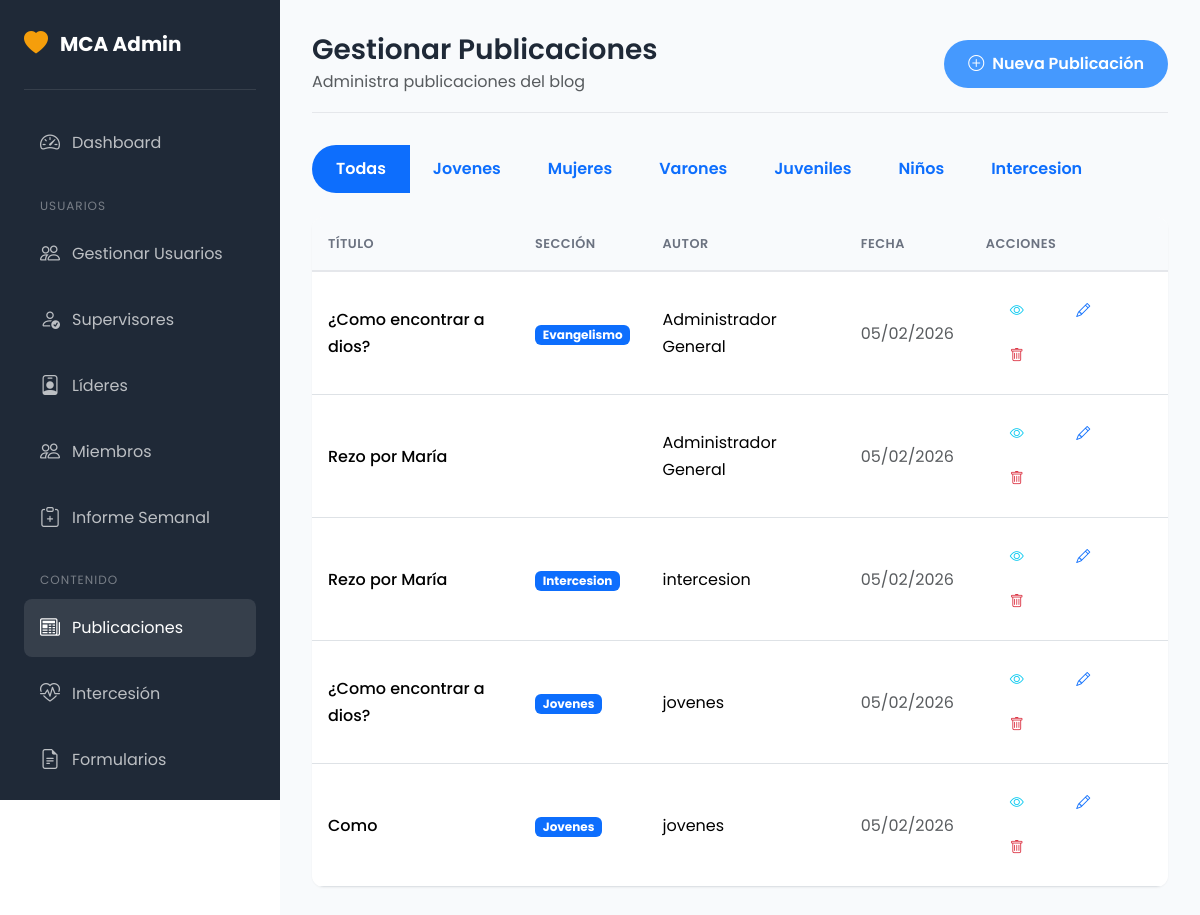
Page /admin/publicaciones.php (signed in) on the committed database.
### tables this page shows
CREATE TABLE `publicaciones` (
  `id` int(11) NOT NULL,
  `titulo` varchar(200) NOT NULL,
  `slug` varchar(200) NOT NULL,
  `contenido` text NOT NULL,
  `extracto` text DEFAULT NULL,
  `imagen` varchar(255) DEFAULT NULL,
  `seccion` enum('jovenes','mujeres','varones','juveniles','evangelismo','intercesion') NOT NULL,
  `autor_id` int(11) NOT NULL,
  `is_published` tinyint(1) NOT NULL DEFAULT 0,
  `published_at` timestamp NULL DEFAULT NULL,
  `created_at` timestamp NOT NULL DEFAULT current_timestamp(),
  `updated_at` timestamp NOT NULL DEFAULT current_timestamp() ON UPDATE current_timestamp(),
  `estado` varchar(20) DEFAULT 'publicado',
  `video_url` varchar(255) DEFAULT NULL,
  `vistas` int(11) DEFAULT 0
);

CREATE TABLE `users` (
  `id` int(11) NOT NULL,
  `username` varchar(50) NOT NULL,
  `email` varchar(100) NOT NULL,
  `password` varchar(255) NOT NULL,
  `full_name` varchar(100) NOT NULL,
  `phone` varchar(20) DEFAULT NULL,
  `role` enum('admin','supervisor','lider','admin_jovenes','admin_mujeres','admin_varones','admin_juveniles','admin_evangelismo','admin_intercesion','user') NOT NULL DEFAULT 'user',
  `is_active` tinyint(1) NOT NULL DEFAULT 1,
  `created_at` timestamp NOT NULL DEFAULT current_timestamp(),
  `updated_at` timestamp NOT NULL DEFAULT current_timestamp() ON UPDATE current_timestamp()
);

### includes/functions.php (called while the page is built, shortened)
<?php
function getCurrentUser() {
    if (isset($_SESSION['user_id'])) {
        try {
            $pdo = getConnection();
            $stmt = $pdo->prepare("SELECT * FROM users WHERE id = ? AND is_active = 1");
            $stmt->execute([$_SESSION['user_id']]);
            return $stmt->fetch();
        } catch (Exception $e) {
            return null;
        }
    }
    return null;
}
function sanitize($input) {
    return htmlspecialchars(trim($input), ENT_QUOTES, 'UTF-8');
}
function formatDate($date, $format = 'd/m/Y') {
    return date($format, strtotime($date));
}

### admin/publicaciones.php (the view, shortened to what this page needs)
<?php
require_once __DIR__ . '/../includes/functions.php';
$pdo = getConnection();
$user = getCurrentUser();
$allowedSections = [];
if ($user['role'] === 'admin') {
    $allowedSections = ['jovenes', 'mujeres', 'varones', 'juveniles', 'niños', 'intercesion'];
}
$seccionFilter = $_GET['seccion'] ?? '';
$sql = "SELECT p.*, u.full_name as autor_nombre FROM publicaciones p JOIN users u ON p.autor_id = u.id";
$params = [];
$sql .= " ORDER BY p.created_at DESC";
$stmt = $pdo->prepare($sql);
$stmt->execute($params);
$publicaciones = $stmt->fetchAll();
$pageTitle = 'Gestionar Publicaciones';
?>
<!DOCTYPE html>
<html lang="es">
<head>
    <link href="https://cdn.jsdelivr.net/npm/bootstrap@5.3.2/dist/css/bootstrap.min.css" rel="stylesheet">
    <link href="https://cdn.jsdelivr.net/npm/bootstrap-icons@1.11.1/font/bootstrap-icons.css" rel="stylesheet">
    <link href="<?= BASE_URL ?>/public/css/diseño.css" rel="stylesheet">
</head>
<body>
    <?php include __DIR__ . '/sidebar.php'; ?>
    <div class="admin-content">
        <div class="admin-header">
            <div>
                <h1><?= $pageTitle ?></h1>
                <p class="text-muted mb-0">Administra publicaciones del blog</p>
            </div>
            <button class="btn btn-primary" data-bs-toggle="modal" data-bs-target="#createModal">
                <i class="bi bi-plus-circle me-2"></i>Nueva Publicación
            </button>
        </div>
        <?php if ($user['role'] === 'admin'): ?>
        <div class="mb-4">
            <div class="btn-group">
                <a href="<?= BASE_URL ?>/admin/publicaciones.php" class="btn btn-outline-primary <?= empty($seccionFilter) ? 'active' : '' ?>">Todas</a>
                <?php foreach ($allowedSections as $sec): ?>
                <a href="<?= BASE_URL ?>/admin/publicaciones.php?seccion=<?= $sec ?>" class="btn btn-outline-primary <?= $seccionFilter === $sec ? 'active' : '' ?>">
                    <?= ucfirst($sec) ?>
                </a>
                <?php endforeach; ?>
            </div>
        </div>
        <?php endif; ?>
        <div class="data-table">
            <table class="table">
                <thead>
                    <tr>
                        <th>Título</th>
                        <th>Sección</th>
                        <th>Autor</th>
                                                <th>Fecha</th>
                        <th>Acciones</th>
                    </tr>
                </thead>
                <tbody>
                    <?php foreach ($publicaciones as $pub): ?>
                    <tr>
                        <td class="fw-medium"><?= sanitize(substr($pub['titulo'], 0, 50)) ?><?= strlen($pub['titulo']) > 50 ? '...' : '' ?></td>
                        <td><span class="badge bg-primary"><?= ucfirst($pub['seccion']) ?></span></td>
                        <td><?= sanitize($pub['autor_nombre']) ?></td>
                                                <td class="text-muted"><?= formatDate($pub['created_at']) ?></td>
                        <td>
                            <a href="<?= BASE_URL ?>/publicacion.php?id=<?= $pub['id'] ?>" target="_blank" class="btn btn-sm btn-outline-info">
                                <i class="bi bi-eye"></i>
                            </a>
                            <button class="btn btn-sm btn-outline-primary" data-bs-toggle="modal" data-bs-target="#editModal<?= $pub['id'] ?>">
                                <i class="bi bi-pencil"></i>
                            </button>
                            <form method="POST" class="d-inline" onsubmit="return confirm('¿Eliminar esta publicación?')">
                                <button type="submit" class="btn btn-sm btn-outline-danger">
                                    <i class="bi bi-trash"></i>
                                </button>
                            </form>
                        </td>
                    </tr>
                    <?php endforeach; ?>
                </tbody>
            </table>
        </div>
    </div>
</body>
</html>

### public/css/diseño.css (style rules this page uses)
:root { --primary-color: #4599FE; --primary-dark: #2f7CE6; --primary-light: #74B9FF; --secondary-color: #f59e0b; --secondary-dark: #d97706; --accent-color: #10b981; --dark-color: #1f2937; --light-color: #f3f4f6; --gradient-primary: linear-gradient(135deg, #4599FE 0%, #6FB8FF 50%, #8BD0FF 100%); --gradient-secondary: linear-gradient(135deg, #f59e0b 0%, #ef4444 100%); --gradient-accent: linear-gradient(135deg, #10b981 0%, #06b6d4 100%); --gradient-dark: linear-gradient(135deg, #1f2937 0%, #374151 100%); --font-primary: 'Poppins', sans-serif; --font-display: 'Playfair Display', serif; --shadow-sm: 0 1px 2px rgba(0,0,0,0.05); --shadow-md: 0 4px 6px -1px rgba(0,0,0,0.1), 0 2px 4px -1px rgba(0,0,0,0.06); --shadow-lg: 0 10px 15px -3px rgba(0,0,0,0.1), 0 4px 6px -2px rgba(0,0,0,0.05); --shadow-xl: 0 20px 25px -5px rgba(0,0,0,0.1), 0 10px 10px -5px rgba(0,0,0,0.04); --border-radius: 12px; --transition: all 0.3s ease; }
* { margin: 0; padding: 0; box-sizing: border-box; }
body { font-family: var(--font-primary); font-size: 16px; line-height: 1.7; color: var(--dark-color); background-color: #ffffff; overflow-x: hidden; }
html { overflow-x: hidden; }
h1, h2, h3, h4, h5, h6 { font-family: var(--font-primary); font-weight: 600; line-height: 1.3; margin-bottom: 1rem; }
a { text-decoration: none; transition: var(--transition); }
.btn { font-weight: 600; padding: 0.75rem 1.5rem; border-radius: 50px; transition: var(--transition); border: none; }
.btn-primary { background: var(--primary-color); color: white; }
.admin-content { margin-left: 280px; padding: 2rem; min-height: 100vh; background: #f8fafc; }
.admin-header { display: flex; justify-content: space-between; align-items: center; margin-bottom: 2rem; padding-bottom: 1rem; border-bottom: 1px solid #e5e7eb; }
.admin-header h1 { font-size: 1.75rem; margin-bottom: 0; }
.data-table { background: white; border-radius: var(--border-radius); box-shadow: var(--shadow-sm); overflow: hidden; }
.data-table .table { margin-bottom: 0; }
.data-table .table th { background: #f8fafc; font-weight: 600; text-transform: uppercase; font-size: 0.8rem; letter-spacing: 0.5px; color: #6b7280; border-bottom: 2px solid #e5e7eb; padding: 1rem; }
.data-table .table td { padding: 1rem; vertical-align: middle; }

### rows in the picture
publicaciones: titulo "¿Como encontrar a dios?", seccion "Evangelismo", autor.full_name "Administrador General", created_at "05/02/2026"
publicaciones: titulo "Rezo por María", autor.full_name "Administrador General", created_at "05/02/2026"
publicaciones: titulo "Rezo por María", seccion "Intercesion", autor.full_name "intercesion", created_at "05/02/2026"
publicaciones: titulo "¿Como encontrar a dios?", seccion "Jovenes", autor.full_name "jovenes", created_at "05/02/2026"
publicaciones: titulo "Como", seccion "Jovenes", autor.full_name "jovenes", created_at "05/02/2026"

### other values in the picture
$pageTitle "Gestionar Publicaciones"
$sec "Jovenes"
$sec "Mujeres"
$sec "Varones"
$sec "Juveniles"
$sec "Niños"
$sec "Intercesion"
